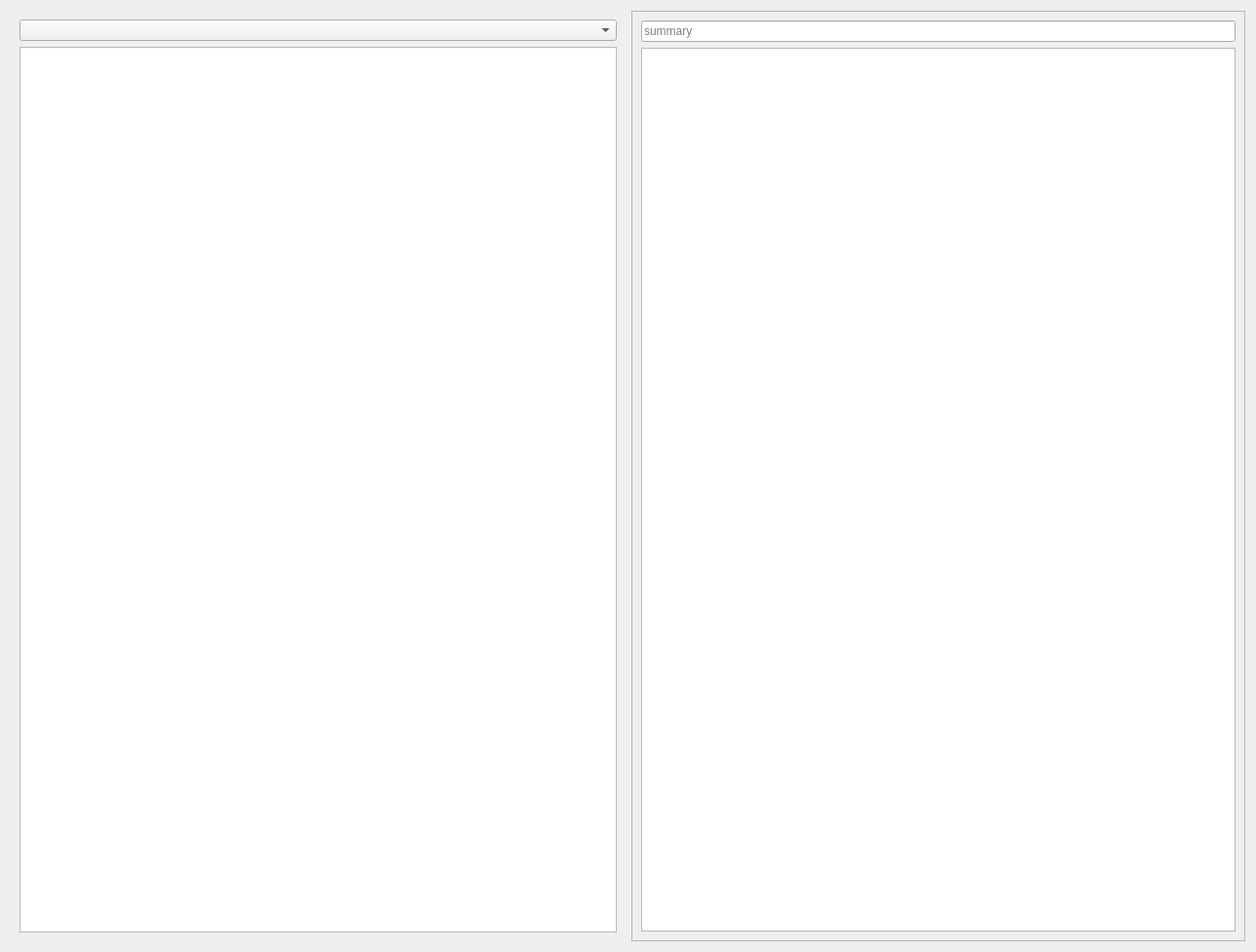
<?xml version="1.0" encoding="UTF-8"?>
<ui version="4.0">
 <class>TodoDialog</class>
 <widget class="QDialog" name="TodoDialog">
  <property name="geometry">
   <rect>
    <x>0</x>
    <y>0</y>
    <width>1289</width>
    <height>977</height>
   </rect>
  </property>
  <property name="windowTitle">
   <string>Dialog</string>
  </property>
  <layout class="QGridLayout" name="gridLayout_2">
   <item row="0" column="0">
    <layout class="QGridLayout" name="gridLayout">
     <item row="1" column="1">
      <widget class="QFrame" name="editFrame">
       <property name="minimumSize">
        <size>
         <width>500</width>
         <height>0</height>
        </size>
       </property>
       <property name="frameShape">
        <enum>QFrame::StyledPanel</enum>
       </property>
       <property name="frameShadow">
        <enum>QFrame::Raised</enum>
       </property>
       <layout class="QGridLayout" name="gridLayout_3">
        <item row="1" column="0">
         <widget class="QTextEdit" name="descriptionEdit"/>
        </item>
        <item row="0" column="0">
         <widget class="QLineEdit" name="summaryEdit">
          <property name="placeholderText">
           <string>summary</string>
          </property>
         </widget>
        </item>
       </layout>
      </widget>
     </item>
     <item row="1" column="0">
      <widget class="QFrame" name="selectFrame">
       <layout class="QGridLayout" name="selectLayout">
        <item row="0" column="0">
         <widget class="QComboBox" name="comboBox">
          <property name="toolTip">
           <string>select your todo list</string>
          </property>
         </widget>
        </item>
        <item row="1" column="0">
         <widget class="QListWidget" name="listWidget"/>
        </item>
       </layout>
      </widget>
     </item>
    </layout>
   </item>
  </layout>
 </widget>
 <resources/>
 <connections/>
</ui>
